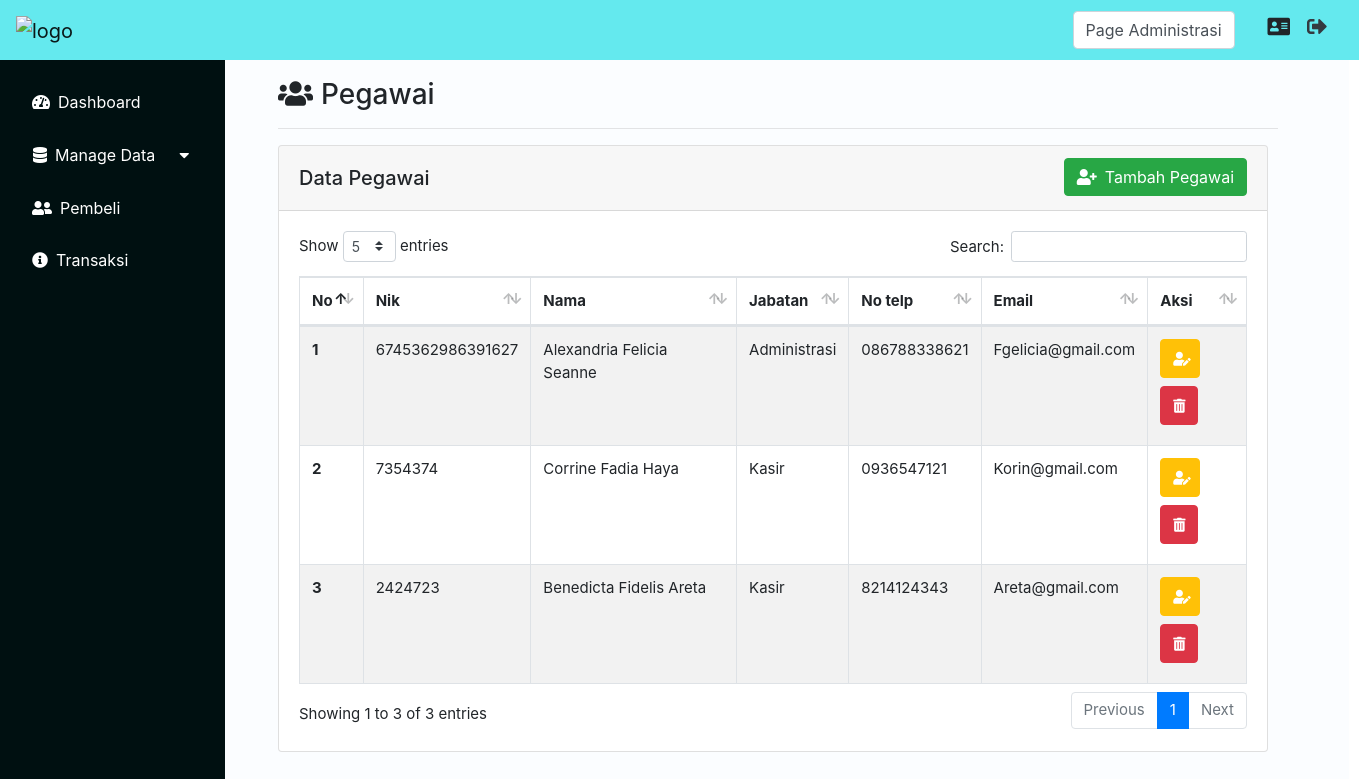
Page /index.php?page=Pegawai&aksi=viewData (signed in) on the committed database.
### tables this page shows
CREATE TABLE `pegawai` (
  `id_pegawai` int(11) NOT NULL,
  `nik_pegawai` varchar(16) NOT NULL,
  `nama_pegawai` varchar(25) NOT NULL,
  `username_pegawai` varchar(15) NOT NULL,
  `password_pegawai` varchar(15) NOT NULL,
  `email_pegawai` varchar(25) NOT NULL,
  `notelp_pegawai` varchar(18) NOT NULL,
  `jabatan_id` int(11) NOT NULL
);

CREATE TABLE `jabatan` (
  `id_jabatan` int(11) NOT NULL,
  `nama_jabatan` varchar(15) NOT NULL
);

### Controller/PegawaiController.php (called while the page is built, shortened)
<?php
class PegawaiController
{
    private $model;
    public function __construct()
    {
        $this->model = new PegawaiModel();
    }
    public function showPegawai()
    {
        $data = $this->model->getPegawai();
        extract($data);
        require_once("View/Pegawai/dataPegawai.php");
    }
}

### koneksi.php (called while the page is built, shortened)
<?php
function koneksi()
{
    $db_host = "localhost";
    $db_user = "root";
    $db_password = "";
    $db_database = "db_TokoParfum";
    try {
        return new mysqli($db_host, $db_user, $db_password, $db_database);
    } catch (Exception $e) {
        echo "Terjadi Kesalahan koneksi database";
    }
}

### Model/PegawaiModel.php (called while the page is built, shortened)
<?php
class PegawaiModel
{
    public function getPegawai()
    {
        $sql = "SELECT nama_jabatan, nama_pegawai, id_pegawai,
        nik_pegawai, username_pegawai,
        password_pegawai, email_pegawai,
        notelp_pegawai FROM pegawai
        JOIN jabatan ON pegawai.jabatan_id = jabatan.id_jabatan";
        $query = koneksi()->query($sql);
        $hasil = [];
        while ($data = $query->fetch_assoc()) {
            $hasil[] = $data;
        }
        return $hasil;
    }
}

### View/Pegawai/dataPegawai.php (the view)
<div class="col-md-10 p-5 pt-2">
    <h3><i class="fa fa-users mr-2 mt-3"></i>Pegawai</h3>
    <hr class="garis">
    <div class="card">
        <div class="card-header">
            <div class="float-left mt-2">
                <h5>Data Pegawai</h5>
            </div>
            <a href="index.php?page=Pegawai&aksi=addPegawai" class=" btn btn-success float-right"><i class="fas fa-user-plus mr-2"></i>Tambah Pegawai</a>
        </div>
        <div class="card-body">
            <table id="example" class="table table-striped table-bordered" style="width:100%">
                <center>
                    <thead>
                        <tr>
                            <th scope="col">No</th>
                            <th scope="col">Nik</th>
                            <th scope="col">Nama</th>
                            <th scope="col">Jabatan</th>
                            <th scope="col">No telp</th>
                            <th scope="col">Email</th>
                            <th scope="col">Aksi</th>
                        </tr>
                    </thead>
                    <tbody>
                        <?php $no = 1;
                        foreach ($data as $row) : ?>
                            <tr>
                                <th scope="row"><?= $no ?></th>
                                <td><?= $row['nik_pegawai']; ?></td>
                                <td><?= ucfirst($row['nama_pegawai']); ?></td>
                                <td><?= ucfirst($row['nama_jabatan']); ?></td>
                                <td><?= $row['notelp_pegawai']; ?></td>
                                <td><?= ucfirst($row['email_pegawai']); ?></td>
                                <td><a href="index.php?page=Pegawai&aksi=editPegawai&id=<?= $row['id_pegawai'] ?>" class="btn btn-sm btn-warning text-white rounded p-2 mb-2"><i class="fas fa-user-edit ml-1" data-toggle="tooltip" title="Update Data"></i></a>
                                    <a href="index.php?page=Pegawai&aksi=deletePegawai&id=<?= $row['id_pegawai'] ?>" class="btn btn-sm btn-danger text-white rounded p-2 mb-2"><i class="fas fa-trash-alt mr-1 ml-1" data-toggle="tooltip" title="Hapus Data"></i></a>
                                </td>
                            </tr>
                        <?php $no++;
                        endforeach; ?>
                    </tbody>
                </center>
            </table>
        </div>
    </div>
</div>

### assets/css/solid.css (style rules this page uses)
.fa, .fas { font-family: 'Font Awesome 5 Free'; font-weight: 900; }

### assets/css/allprogramview.css (style rules this page uses)
.card { width: 990px; }
.garis { width: 1000px; background-color: rgba(240, 248, 255, 0); }

### rows in the picture
pegawai: nik_pegawai "6745362986391627", nama_pegawai "Alexandria Felicia Seanne", jabatan.nama_jabatan "Administrasi", notelp_pegawai "086788338621", email_pegawai "Fgelicia@gmail.com"
pegawai: nik_pegawai "7354374", nama_pegawai "Corrine Fadia Haya", jabatan.nama_jabatan "Kasir", notelp_pegawai "0936547121", email_pegawai "Korin@gmail.com"
pegawai: nik_pegawai "2424723", nama_pegawai "Benedicta Fidelis Areta", jabatan.nama_jabatan "Kasir", notelp_pegawai "8214124343", email_pegawai "Areta@gmail.com"

### other values in the picture
$_SESSION['jabatan'] "Administrasi"
